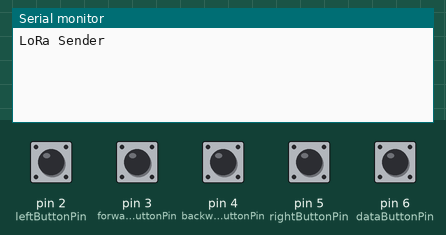
Recording of a sketch running on a simulated Arduino Uno, built with avr-gcc and run on an emulated ATmega328P. Parts: the last lines printed to the serial monitor. The test bench sets the inputs (shaded band); at power-on: pin 2 (leftButtonPin), pin 3 (forwardButtonPin), pin 4 (backwardButtonPin), pin 5 (rightButtonPin), pin 6 (dataButtonPin) LOW. No radio packets arrive unless stated.

Above: at 1.2 s.
1.3 s: pin 2 (leftButtonPin) pulled HIGH for 0.15 s
At 2.6 s:
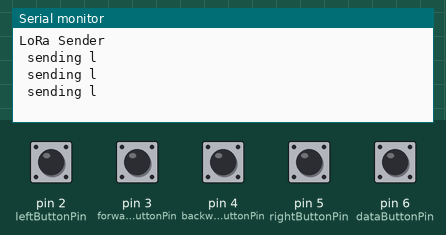
2.9 s: pin 3 (forwardButtonPin) pulled HIGH for 0.15 s
At 4.0 s:
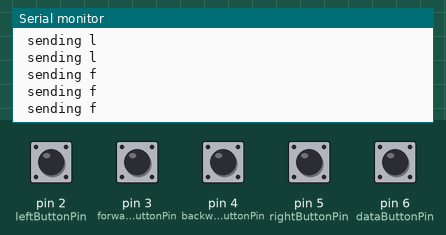
4.5 s: pin 4 (backwardButtonPin) pulled HIGH for 0.15 s
At 5.2 s:
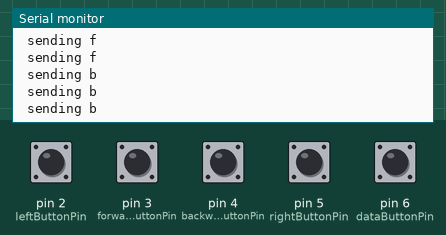
6.1 s: pin 5 (rightButtonPin) pulled HIGH for 0.15 s
At 7.4 s:
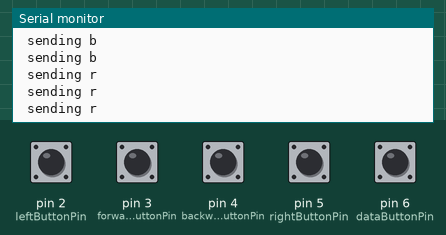
7.7 s: pin 6 (dataButtonPin) pulled HIGH for 0.15 s
At 8.8 s:
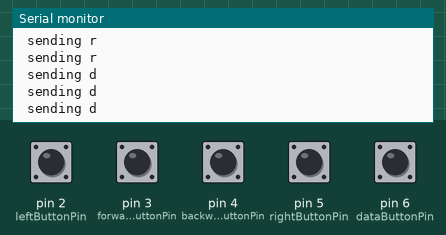

Measured:
- after the input at 1.3 s, the serial monitor: prints a new line at once (image 1)
- after the input at 2.9 s, the serial monitor: prints a new line at once (image 2)
- after the input at 4.5 s, the serial monitor: prints a new line at once (image 3)
- after the input at 6.1 s, the serial monitor: prints a new line at once (image 4)
- after the input at 7.7 s, the serial monitor: prints a new line at once (image 5)

The sketch:

LoRaControlPanel.ino
```cpp
#include <SPI.h>
#include <LoRa.h>

// based on LoRaTransmit

const int forwardButtonPin = 3;
const int backwardButtonPin = 4;
const int leftButtonPin = 2;
const int rightButtonPin = 5;
const int dataButtonPin = 6;

void setup() {
  Serial.begin(9600);
  // while (!Serial);

  Serial.println("LoRa Sender");

  if (!LoRa.begin(915E6)) {
    Serial.println("Starting LoRa failed!");
    while (1);
  }
  pinMode(forwardButtonPin, INPUT);
  pinMode(backwardButtonPin, INPUT);
  pinMode(leftButtonPin, INPUT);
  pinMode(rightButtonPin, INPUT);
  pinMode(dataButtonPin, INPUT);
}

void loop() {

  checkButtons();


}

int checkLoRa() {

  // Anything from radio?
  int packetSize = LoRa.parsePacket();
  if (packetSize) {
    // received a packet
    Serial.print("Received packet ");
    while (LoRa.available()) {
      char inChar = (char)LoRa.read();
      Serial.print(inChar);
    }
    Serial.println();
    return 1;
  } else {
    return 0;
  }
}

long timeLastSent = 0;
const long interval = 0; // send as often as possible

void checkButtons() {

  // don't send too often
  if (millis() - timeLastSent < interval) {
    Serial.println("too soon");
    return;
  }

  if ( digitalRead(forwardButtonPin)) {
    Serial.println(" sending f");
    LoRa.beginPacket();
    LoRa.print('f');
    LoRa.endPacket();
    timeLastSent = millis();
  }

  if ( digitalRead(backwardButtonPin)) {
    Serial.println(" sending b");
    LoRa.beginPacket();
    LoRa.print('b');
    LoRa.endPacket();
    timeLastSent = millis();
  }

  if ( digitalRead(leftButtonPin)) {
    Serial.println(" sending l");
    LoRa.beginPacket();
    LoRa.print('l');
    LoRa.endPacket();
    timeLastSent = millis();
  }

  if ( digitalRead(rightButtonPin)) {
    Serial.println(" sending r");
    LoRa.beginPacket();
    LoRa.print('r');
    LoRa.endPacket();
    timeLastSent = millis();
  }

  if ( digitalRead(dataButtonPin)) {
    Serial.println(" sending d");
    LoRa.beginPacket();
    LoRa.print('d');
    LoRa.endPacket();
    timeLastSent = millis();

    checkLoRa();

  }

}
```
